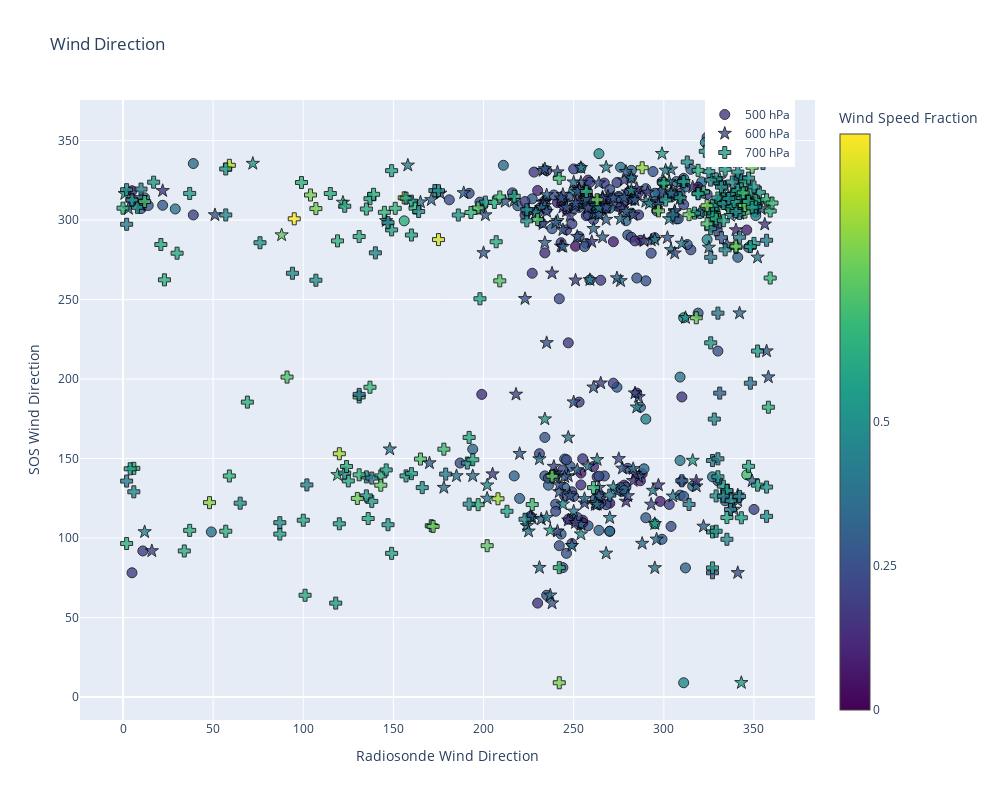

Notebook source saved alongside this figure:
### Code cell
import plotly.graph_objs as go

# Scatter plots for each pressure_23 level
trace500 = go.Scatter(
    x=pres_500_23['deg'],
    y=pres_500_23['dir_10m_c'],
    mode='markers',
    marker=dict(
        size=10,
        color=pres_500_23['wspd_fraction_lognorm'],
        colorscale='Viridis',
        opacity=0.8,
        line=dict(width=1, color='black'),  # Add black edgecolor
        colorbar=dict(
            title='Wind Speed Fraction',
            tickvals=[0, 0.25, 0.5],
            ticktext=['0', '0.25', '0.5']
        ),
        cmin=0,
        cmax=1
    ),
    name='500 hPa'
)

trace600 = go.Scatter(
    x=pres_600_23['deg'],
    y=pres_600_23['dir_10m_c'],
    mode='markers',
    marker=dict(
        size=10,
        symbol='star',
        color=pres_600_23['wspd_fraction_lognorm'],
        colorscale='Viridis',
        opacity=0.8,
        line=dict(width=1, color='black'),  # Add black edgecolor
        cmin=0,
        cmax=1
    ),
    name='600 hPa'
)

trace700 = go.Scatter(
    x=pres_700_23['deg'],
    y=pres_700_23['dir_10m_c'],
    mode='markers',
    marker=dict(
        size=10,
        symbol='cross',
        color=pres_700_23['wspd_fraction_lognorm'],
        colorscale='Viridis',
        opacity=0.8,
        line=dict(width=1, color='black'),  # Add black edgecolor
        cmin=0,
        cmax=1
    ),
    name='700 hPa'
)

# Layout
layout = go.Layout(
    title='Wind Direction',
    xaxis=dict(title='Radiosonde Wind Direction'),
    yaxis=dict(title='SOS Wind Direction'),
    width=1000,
    height=800,
    legend=dict(x=0.85, y=1)
)
# Create figure and plot
fig = go.Figure(data=[trace500, trace600, trace700], layout=layout)
fig.show()

### Figure 1 — Plotly figure (JSON) as saved in the notebook; plotly's stock layout.template omitted (floating-point values rounded to 4 significant figures; data arrays with more than 128 entries replaced by an {"elided": "..."} marker saying what was removed)
{"data": [{"marker": {"cmax": 1, "cmin": 0, "color": {"elided": "244 float values"}, "colorbar": {"ticktext": ["0", "0.25", "0.5"], "tickvals": [0, 0.25, 0.5], "title": {"text": "Wind Speed Fraction"}}, "colorscale": [[0, "#440154"], [0.1111, "#482878"], [0.2222, "#3e4989"], [0.3333, "#31688e"], [0.4444, "#26828e"], [0.5556, "#1f9e89"], [0.6667, "#35b779"], [0.7778, "#6ece58"], [0.8889, "#b5de2b"], [1, "#fde725"]], "line": {"color": "black", "width": 1}, "opacity": 0.8, "size": 10}, "mode": "markers", "name": "500 hPa", "type": "scatter", "x": {"elided": "244 int values"}, "y": {"elided": "244 float values"}}, {"marker": {"cmax": 1, "cmin": 0, "color": {"elided": "244 float values"}, "colorscale": [[0, "#440154"], [0.1111, "#482878"], [0.2222, "#3e4989"], [0.3333, "#31688e"], [0.4444, "#26828e"], [0.5556, "#1f9e89"], [0.6667, "#35b779"], [0.7778, "#6ece58"], [0.8889, "#b5de2b"], [1, "#fde725"]], "line": {"color": "black", "width": 1}, "opacity": 0.8, "size": 10, "symbol": "star"}, "mode": "markers", "name": "600 hPa", "type": "scatter", "x": {"elided": "244 int values"}, "y": {"elided": "244 float values"}}, {"marker": {"cmax": 1, "cmin": 0, "color": {"elided": "244 float values"}, "colorscale": [[0, "#440154"], [0.1111, "#482878"], [0.2222, "#3e4989"], [0.3333, "#31688e"], [0.4444, "#26828e"], [0.5556, "#1f9e89"], [0.6667, "#35b779"], [0.7778, "#6ece58"], [0.8889, "#b5de2b"], [1, "#fde725"]], "line": {"color": "black", "width": 1}, "opacity": 0.8, "size": 10, "symbol": "cross"}, "mode": "markers", "name": "700 hPa", "type": "scatter", "x": {"elided": "244 int values"}, "y": {"elided": "244 float values"}}], "layout": {"height": 800, "legend": {"x": 0.85, "y": 1}, "title": {"text": "Wind Direction"}, "width": 1000, "xaxis": {"title": {"text": "Radiosonde Wind Direction"}}, "yaxis": {"title": {"text": "SOS Wind Direction"}}}}
